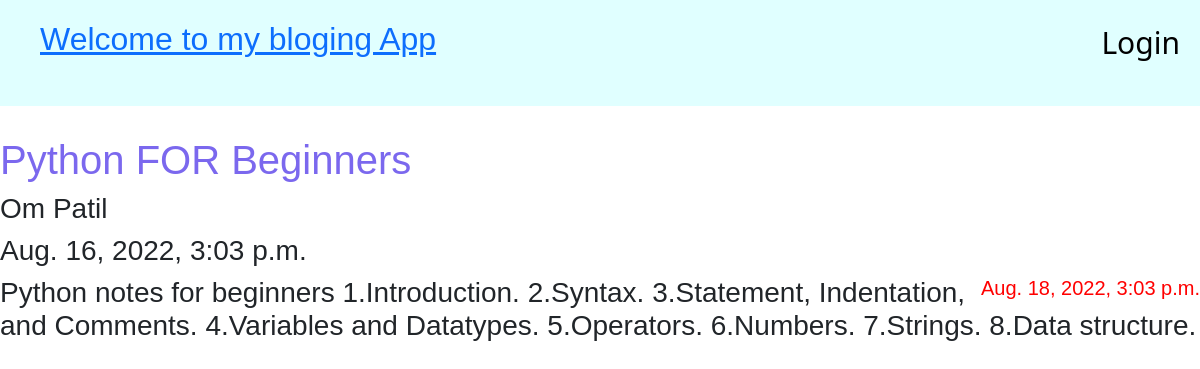
Before: /post_detail/1/ with the older database file.
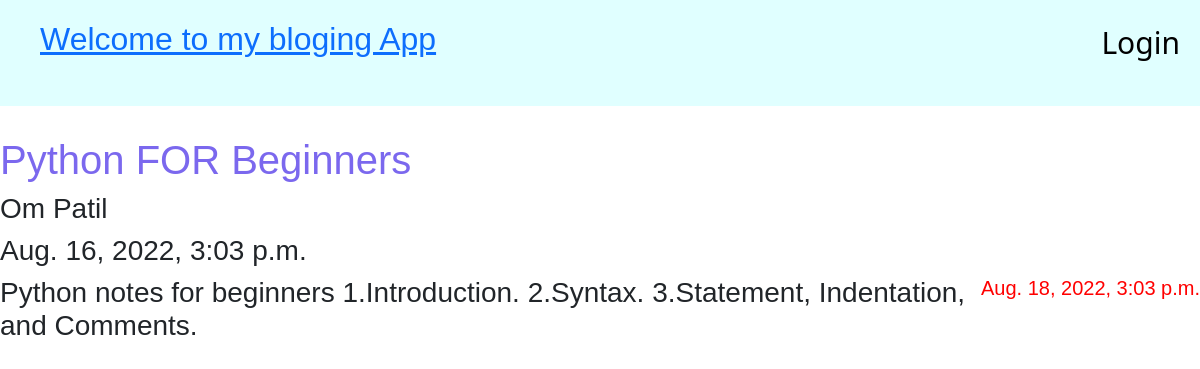
After: the same page with the newer database file.
### blog/models.py (models this page shows)
class Post(models.Model):
    author_name = models.CharField(max_length=200)
    title = models.CharField(max_length=200)
    content = models.TextField()
    create_date = models.DateTimeField(default=timezone.now())
    publish_date = models.DateTimeField(default=timezone.now())
    def __str__(self):
        return self.title

### blog/views.py (the view)
# urls.py: path('post_detail/<int:pk>/', views.post_detail_page, name='post_detail'),
def post_detail_page(request,pk):
    post_data = get_object_or_404(Post,pk=pk)
    return render(request,'blog/blog_detail.html',{'data':post_data})

### blog/templates/blog/blog_detail.html (shortened to what this page needs)
{% extends 'blog/base.html' %}
{% block content %}
    <h1>{{data}}</h1>
    <h3>{{data.author_name}}</h3>
    <h3>{{data.create_date}}</h3>
    <h5 class="date">{{data.publish_date}}</h5>
    <h3>{{data.content}}</h3>
{% endblock %}

### blog/templates/blog/base.html (shortened to what this page needs)
{% load static %}
<!DOCTYPE html>
<html lang="en">
<head>
    <link href="https://cdn.jsdelivr.net/npm/bootstrap@5.2.0/dist/css/bootstrap.min.css" rel="stylesheet"
>
    <link rel="stylesheet" href="{% static 'css/blog.css' %}">
</head>
<body>
    <header class="page-header">
        {% if user.is_authenticated %}
        <div class="container">
            <h2><a href="{% url 'Post_list' %}">Welcome to my bloging App</a></h2>
            <a href="{% url 'post_new' %}" class="add_new">Add New Post</a>
            <a href="{% url 'logout' %}"
                style="float:right; font-size: 30px; color: #000000; text-decoration: none;">Logout</a>
        </div>
        {% else %}
        <a href="{% url 'login' %}"
            style="float:right; font-size: 30px; color: #000000; text-decoration: none;">Login</a>
        <h2><a href="{% url 'Post_list' %}">Welcome to my bloging App</a></h2>
        {% endif %}
    </header>
    {% block content %}
    {% endblock %}
</body>
</html>

### blog/static/css/blog.css (style rules this page uses)
h1 { color: #7B68EE; }
.page-header { background-color: #E0FFFF; margin-top: 0px; margin-bottom: 30px; padding: 20px 20px 40px 40px; }
h1,h2,h3,h5 { font-family: 'Gill Sans', 'Gill Sans MT', Calibri, 'Trebuchet MS', sans-serif; }
.date { color: red; float: right; size: 18px; }

Changed rows visible on the page:
changed Post "Python FOR Beginners": content "…3.Statement, Indentation, and Comments. 4.Variables and Datatypes. 5.Operators. 6.Numbers. 7.Strings. 8.Data structure." → "Python notes for beginners 1.Introduction. 2.Syntax. 3.Statement, Indentation, and Comments."
